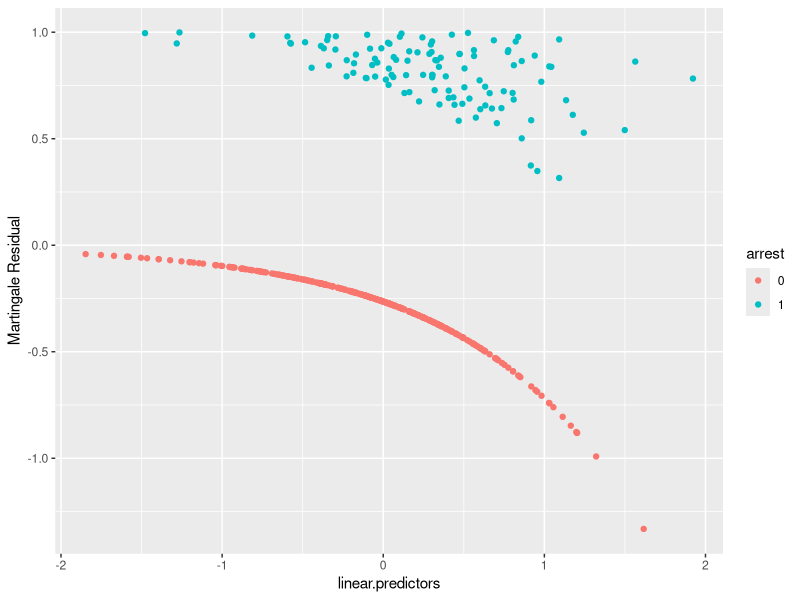
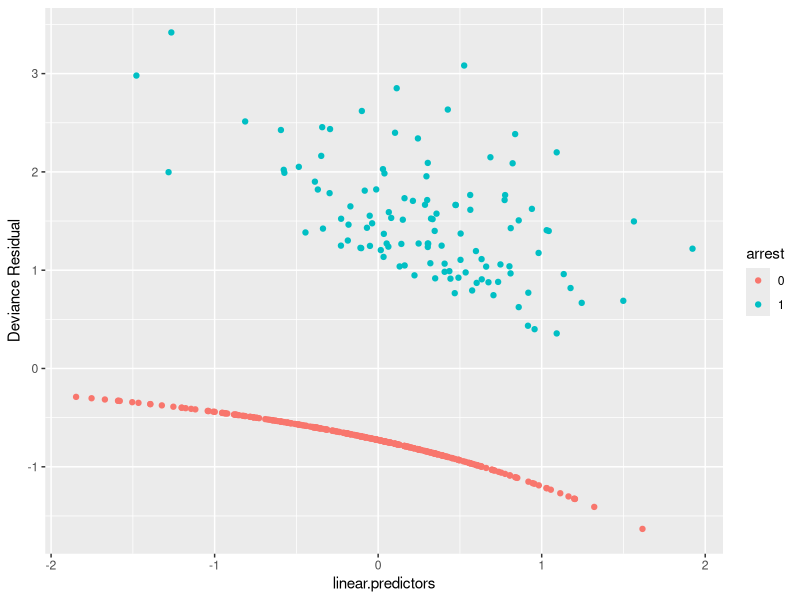
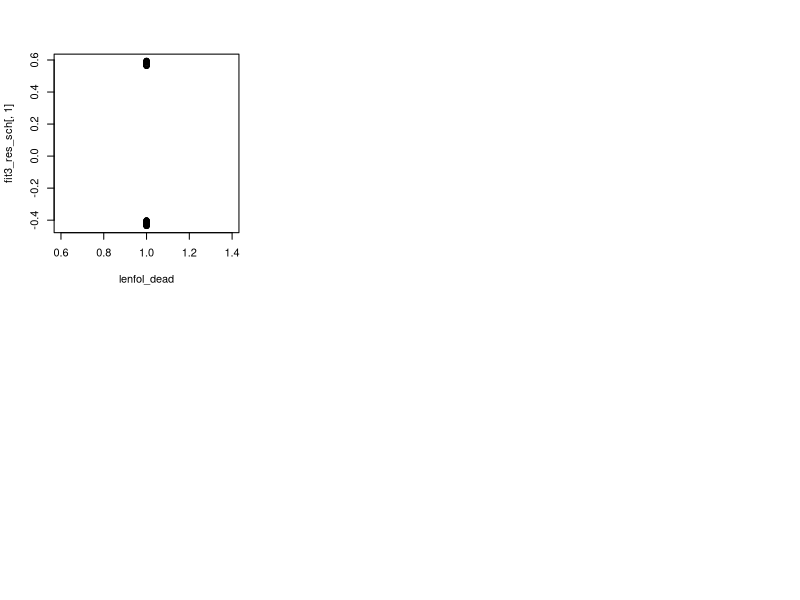

Source code (R) for these figures, in order: (Note: this script raises an error after producing the figures.)
## ---- chunk 1
library(survival)
library(survminer)
library(ggplot2)
library(dplyr)
## ---- chunk 2
(5+5+(1.357*5)+(0.664*5)+(0.867*5)+(-0.125*5)+(0.198*5)+(-0.027*5)+(-0.259*5))/45
## ---- chunk 3
rossi <- read.csv('Rossi.csv')
head(rossi)
## ---- chunk 4
fit1 <- coxph(formula = Surv(week , arrest) ~ fin + age + race + wexp + mar + paro + prio + educ,
              data = rossi)
summary(fit1)
## ---- chunk 5
rossi$res_mar <- residuals(fit1, type = 'martingale')
rossi$res_dev <- residuals(fit1, type = 'deviance')
rossi$linear.predictors <- fit1$linear.predictors
ggplot(data = rossi) + geom_point(aes(x = linear.predictors, y = res_mar,
                                   color = factor(arrest))) +
  ylab('Martingale Residual') + labs(color='arrest')
ggplot(data = rossi) + geom_point(aes(x = linear.predictors, y = res_dev,
                                   color = factor(arrest))) +
  ylab('Deviance Residual') + labs(color='arrest')

smoothSEcurve <- function(yy, xx) {
# use after a call to "plot"
# fit a lowess curve and 95% confidence interval curve
# make list of x values
xx.list <- min(xx) + ((0:100)/100)*(max(xx) - min(xx))
# Then fit loess function through the points (xx, yy)
# at the listed values
yy.xx <- predict(loess(yy ~ xx), se=T,
newdata=data.frame(xx=xx.list))
lines(yy.xx$fit ~ xx.list, lwd=2,col=2)
lines(yy.xx$fit -
qt(0.975, yy.xx$df)*yy.xx$se.fit ~ xx.list, lty=2,col=3)
lines(yy.xx$fit +
qt(0.975, yy.xx$df)*yy.xx$se.fit ~ xx.list, lty=2,col=3)
}

fit3 <- coxph(formula = Surv(week, arrest)~fin + age + race + wexp + mar + paro + prio + educ,
              data = rossi)
fit3_res_sch <- residuals(fit3, type = "schoenfeld") #Returns Schoenefeld residuals
lenfol_dead <- rossi$arrest[rossi$arrest==1] #Create event times 
par(mfrow=c(2,3))
plot(lenfol_dead,fit3_res_sch[,1])
smoothSEcurve(fit3_res_sch[,1], lenfol_dead)
abline(h=0,col="blue")
title("age")
## ---- chunk 6
fit2 <- coxph(formula = Surv(week , arrest) ~ age + race + prio, data = rossi)
summary(fit2)
## ---- chunk 7
rossi$res_mar <- residuals(fit2, type = 'martingale')
rossi$res_dev <- residuals(fit2, type = 'deviance')
rossi$linear.predictors <- fit2$linear.predictors
ggplot(data = rossi) + geom_point(aes(x = linear.predictors, y = res_mar,
                                   color = factor(arrest))) +
  ylab('Martingale Residual') + labs(color='arrest')
ggplot(data = rossi) + geom_point(aes(x = linear.predictors, y = res_dev,
                                   color = factor(arrest))) +
  ylab('Deviance Residual') + labs(color='arrest')
